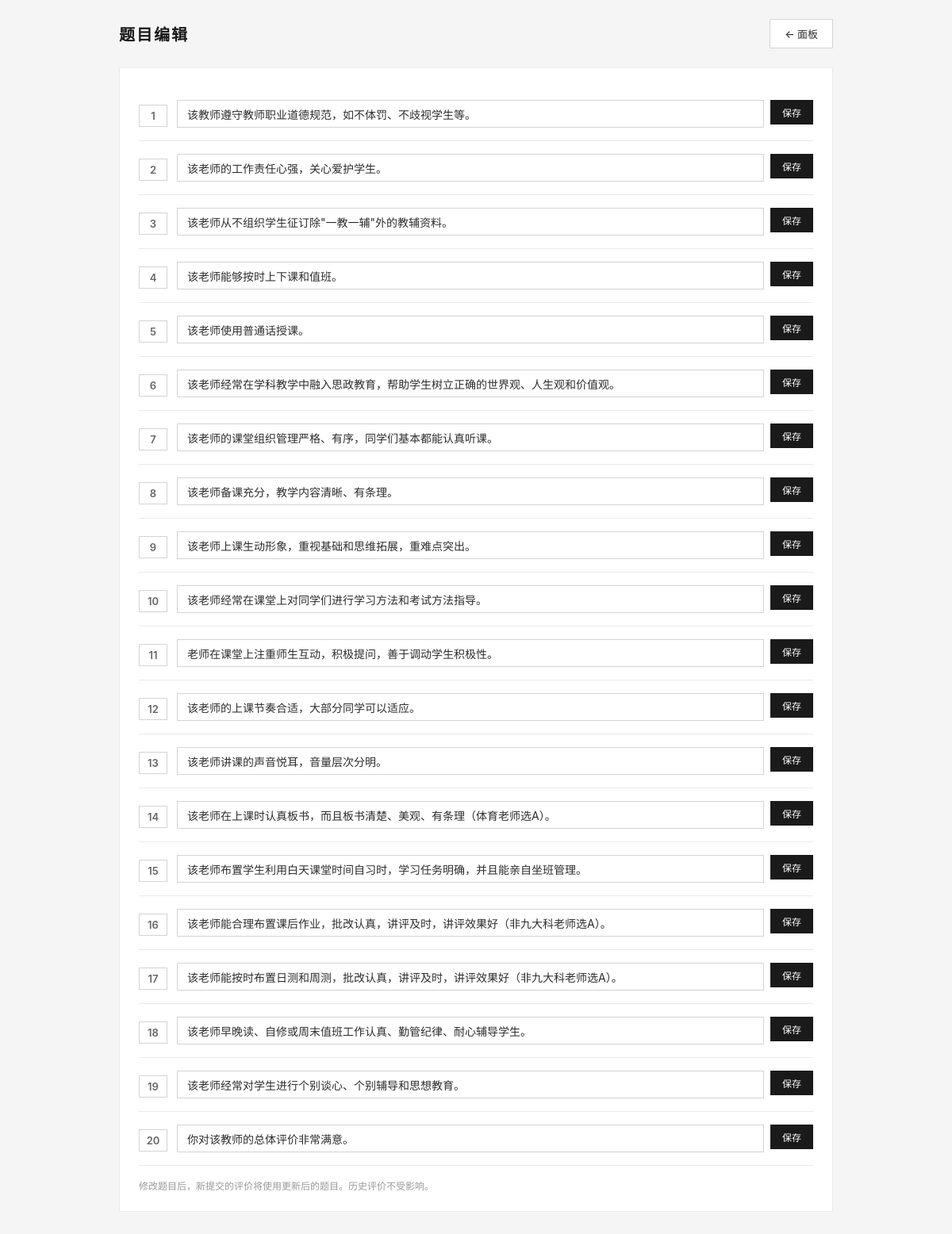
The page /admin/questions (signed in) on the database its author committed.
### models.py (models this page shows)
class QuestionConfig(db.Model):
    __tablename__ = 'question_config'
    id = db.Column(db.Integer, primary_key=True)
    question_number = db.Column(db.Integer, unique=True, nullable=False)
    content = db.Column(db.Text, nullable=False)
    max_score = db.Column(db.Integer, nullable=False, default=5)
    updated_at = db.Column(db.DateTime, default=datetime.now, onupdate=datetime.now)

### app.py (the view, shortened to what this page needs)
@app.route('/admin/questions', methods=['GET', 'POST'])
@login_required
def admin_questions():
    questions = QuestionConfig.query.order_by(QuestionConfig.question_number).all()
    return render_template('admin/questions.html', questions=questions)

### app.py (called while the page is built)
@login_manager.user_loader
def load_user(user_id):
    return Admin.query.get(int(user_id))

### templates/admin/questions.html (shortened to what this page needs)
<!DOCTYPE html>
<html lang="zh-CN">
<head>
</head>
<body>
<div class="container">
  <div class="top-bar">
    <h2>题目编辑</h2>
    <a href="{{ url_for('admin_dashboard') }}" class="btn">← 面板</a>
  </div>
  <div class="card"><div class="card-body">
    {% for q in questions %}
    <div class="question-item">
      <div class="num">{{ q.question_number }}</div>
      <form method="post">
        <input type="text" name="content" value="{{ q.content }}" required>
        <button type="submit" class="btn btn-black btn-sm">保存</button>
      </form>
    </div>
    {% endfor %}
    <div style="margin-top:16px;font-size:12px;color:var(--gray-500);">
      修改题目后，新提交的评价将使用更新后的题目。历史评价不受影响。
    </div>
  </div></div>
  <div class="footer">&nbsp;</div>
</div>
</body>
</html>

### templates/admin/questions.html (style rules this page uses)
:root { --black: #1a1a1a; --dark: #2d2d2d; --gray-700: #666; --gray-500: #999; --gray-300: #ccc; --gray-100: #e8e8e8; --gray-50: #f5f5f5; --white: #fff; --border: #d4d4d4; --border-light: #eaeaea; --font: -apple-system, BlinkMacSystemFont, 'PingFang SC', 'Noto Sans SC', 'Microsoft YaHei', sans-serif; }
* { margin:0; padding:0; box-sizing:border-box; }
body { font-family: var(--font); background: var(--gray-50); padding: 24px; color: var(--dark); }
.container { max-width: 900px; margin: 0 auto; }
.top-bar { display: flex; justify-content: space-between; align-items: center; margin-bottom: 24px; flex-wrap: wrap; gap: 12px; }
.top-bar h2 { font-size: 20px; font-weight: 600; color: var(--black); letter-spacing: 2px; }
.btn { display: inline-flex; align-items: center; gap: 4px; padding: 8px 18px; border: 1px solid var(--border); font-size: 13px; font-weight: 500; font-family: inherit; cursor: pointer; text-decoration: none; transition: all 0.2s; background: var(--white); color: var(--dark); }
.btn-black { background: var(--black); color: var(--white); border-color: var(--black); }
.btn-sm { padding: 6px 14px; font-size: 12px; }
.card { background: var(--white); border: 1px solid var(--border-light); margin-bottom: 20px; }
.card-body { padding: 24px; }
.question-item { padding: 16px 0; border-bottom: 1px solid var(--border-light); display: flex; gap: 12px; align-items: flex-start; }
.question-item .num { min-width: 36px; height: 28px; display: flex; align-items: center; justify-content: center; border: 1px solid var(--border); font-size: 13px; font-weight: 600; color: var(--gray-700); margin-top: 6px; }
.question-item form { flex: 1; display: flex; gap: 8px; align-items: flex-start; }
.question-item input[type="text"] { flex: 1; padding: 8px 12px; border: 1px solid var(--border); font-size: 14px; font-family: inherit; color: var(--dark); }
.footer { text-align: center; padding: 20px; color: var(--gray-500); font-size: 12px; }

### rows shown on the page
QuestionConfig: question_number "1", content "该教师遵守教师职业道德规范，如不体罚、不歧视学生等。"
QuestionConfig: question_number "2", content "该老师的工作责任心强，关心爱护学生。"
QuestionConfig: question_number "3", content "该老师从不组织学生征订除\"一教一辅\"外的教辅资料。"
QuestionConfig: question_number "4", content "该老师能够按时上下课和值班。"
QuestionConfig: question_number "5", content "该老师使用普通话授课。"
QuestionConfig: question_number "6", content "该老师经常在学科教学中融入思政教育，帮助学生树立正确的世界观、人生观和价值观。"
QuestionConfig: question_number "7", content "该老师的课堂组织管理严格、有序，同学们基本都能认真听课。"
QuestionConfig: question_number "8", content "该老师备课充分，教学内容清晰、有条理。"
QuestionConfig: question_number "9", content "该老师上课生动形象，重视基础和思维拓展，重难点突出。"
QuestionConfig: question_number "10", content "该老师经常在课堂上对同学们进行学习方法和考试方法指导。"
QuestionConfig: question_number "11", content "老师在课堂上注重师生互动，积极提问，善于调动学生积极性。"
QuestionConfig: question_number "12", content "该老师的上课节奏合适，大部分同学可以适应。"
QuestionConfig: question_number "13", content "该老师讲课的声音悦耳，音量层次分明。"
QuestionConfig: question_number "14", content "该老师在上课时认真板书，而且板书清楚、美观、有条理（体育老师选A）。"
QuestionConfig: question_number "15", content "该老师布置学生利用白天课堂时间自习时，学习任务明确，并且能亲自坐班管理。"
QuestionConfig: question_number "16", content "该老师能合理布置课后作业，批改认真，讲评及时，讲评效果好（非九大科老师选A）。"
QuestionConfig: question_number "17", content "该老师能按时布置日测和周测，批改认真，讲评及时，讲评效果好（非九大科老师选A）。"
QuestionConfig: question_number "18", content "该老师早晚读、自修或周末值班工作认真、勤管纪律、耐心辅导学生。"
QuestionConfig: question_number "19", content "该老师经常对学生进行个别谈心、个别辅导和思想教育。"
QuestionConfig: question_number "20", content "你对该教师的总体评价非常满意。"
